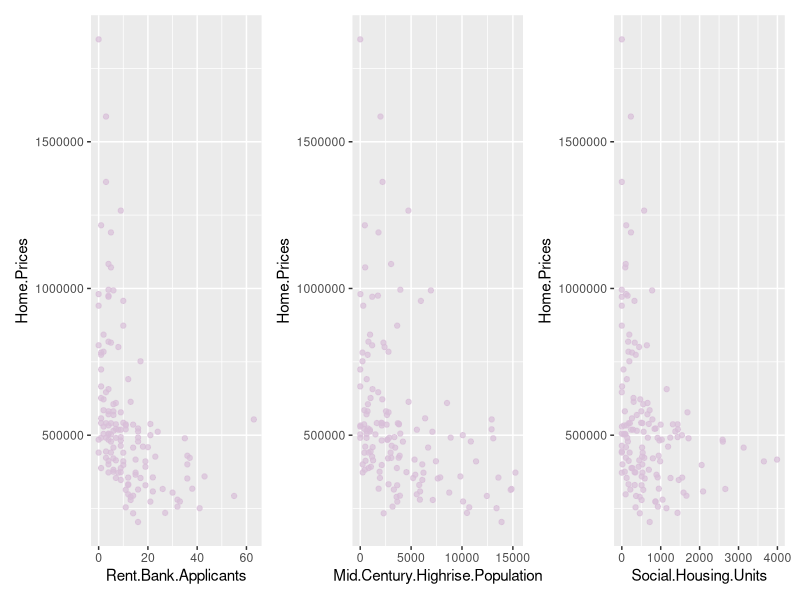
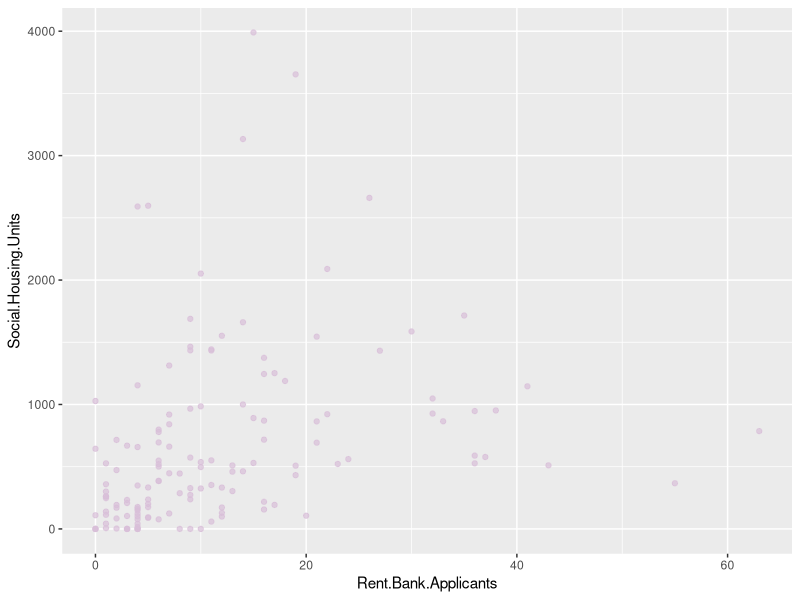
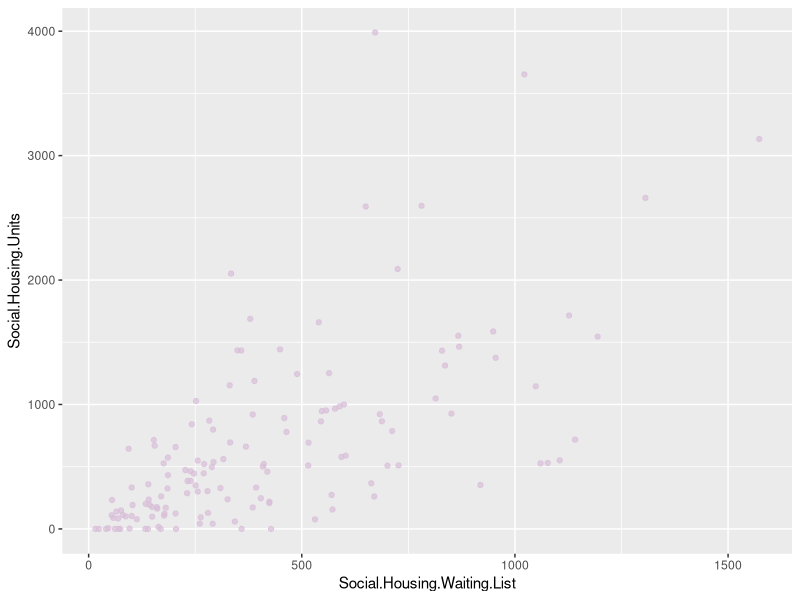

These figures' R source, in order:
## ---- chunk 1
knitr::opts_chunk$set(echo = TRUE)
# install.packages("patchwork")
library(patchwork)
library(tidyverse)
## ---- chunk 2
data <- read.csv("housing_price.csv")
## ---- chunk 3
p1 <- data %>% ggplot(aes(x=Rent.Bank.Applicants, y=Home.Prices)) + geom_point(alpha=0.7, color="thistle")

## ---- chunk 4
p2 <- data %>% ggplot(aes(x=Mid.Century.Highrise.Population, y=Home.Prices)) + geom_point(alpha=0.7, color="thistle")
## ---- chunk 5
p3 <- data %>% ggplot(aes(x=Social.Housing.Units, y=Home.Prices)) + geom_point(alpha=0.7, color="thistle")
(p1 | p2 | p3)
## ---- chunk 6
data %>% ggplot(aes(x= Rent.Bank.Applicants  , y=Social.Housing.Units)) + geom_point(alpha=0.7, color="thistle")
## ---- chunk 7
data %>% ggplot(aes(x= Social.Housing.Waiting.List  , y=Social.Housing.Units)) + geom_point(alpha=0.7, color="thistle")
